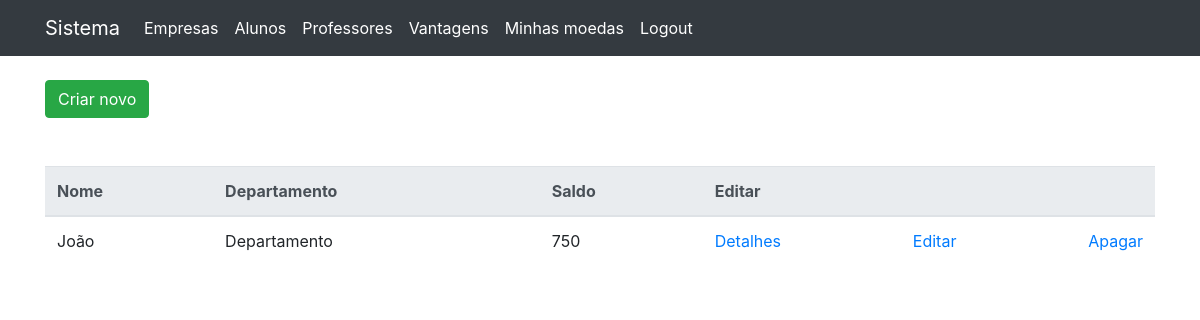
The app's page /professores (signed in), older data.
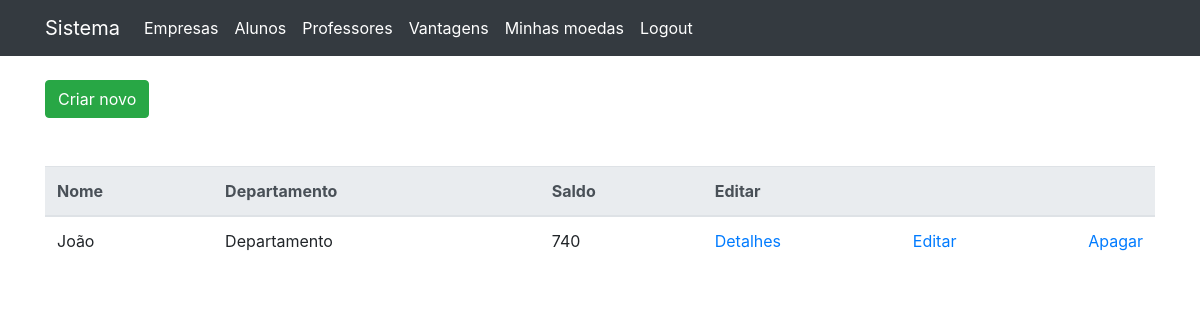
The same page, newer data.
### coin_system/models.py (models this page shows)
class Professor(models.Model):
    user = models.OneToOneField(User, on_delete=models.CASCADE, blank=True, null=True)
    nome = models.CharField(max_length=120)
    cpf = models.CharField(max_length=16)
    departamento = models.CharField(max_length=80)
    instituicao_ensino = models.CharField(max_length=80)
    saldo = models.IntegerField(default=0)

### coin_system/view_classes/professor.py (the view)
# urls.py: path('professores', professor.ProfessorListView.as_view(), name='professor-list'),
class ProfessorListView(ListView):
    model = Professor
    template_name = 'professor/list.html'
    context_object_name = 'professores'
    paginate_by = 5
    def get_context_data(self, **kwargs):
        context = super(ProfessorListView, self).get_context_data(**kwargs)
        professores = self.get_queryset()
        page = self.request.GET.get('page')
        paginator = Paginator(professores, self.paginate_by)
        try:
            professores = paginator.page(page)
        except PageNotAnInteger:
            professores = paginator.page(1)
        except EmptyPage:
            professores = paginator.page(paginator.num_pages)
        context['professores'] = professores
        return context

### coin_system/templates/professor/list.html (shortened to what this page needs)
{% extends "base.html" %}
{% block container %}
<a href="{% url 'professor-new' %}" class="btn btn-success mb-5">Criar novo</a>
<table class="table">
    <tr>
        <thead class="thead-light">
            <tr>
                <th scope="col">Nome</th>
                <th scope="col">Departamento</th>
                <th scope="col">Saldo</th>
                <th scope="col">Editar</th>
            </tr>
        </thead>
        <tbody>
            {% for professor in professores %}
            <tr>
                <td>{{professor.nome}}</td>
                <td>{{professor.departamento}}</td>
                <td>{{professor.saldo}}</td>
                <td class="d-flex flex-row justify-content-between">
                    <a href="{% url 'professor-details' professor.pk %}">Detalhes</a>
                    <a href="{% url 'professor-update' professor.pk %}">Editar</a>
                    <a href="{% url 'professor-delete' professor.pk %}">Apagar</a>
                </td>
            </tr>
            {% endfor %}
        </tbody>
</table>
{% endblock %}

Row changes from the older to the newer data that the page shows:
changed Professor "João": saldo "750" → "740"
